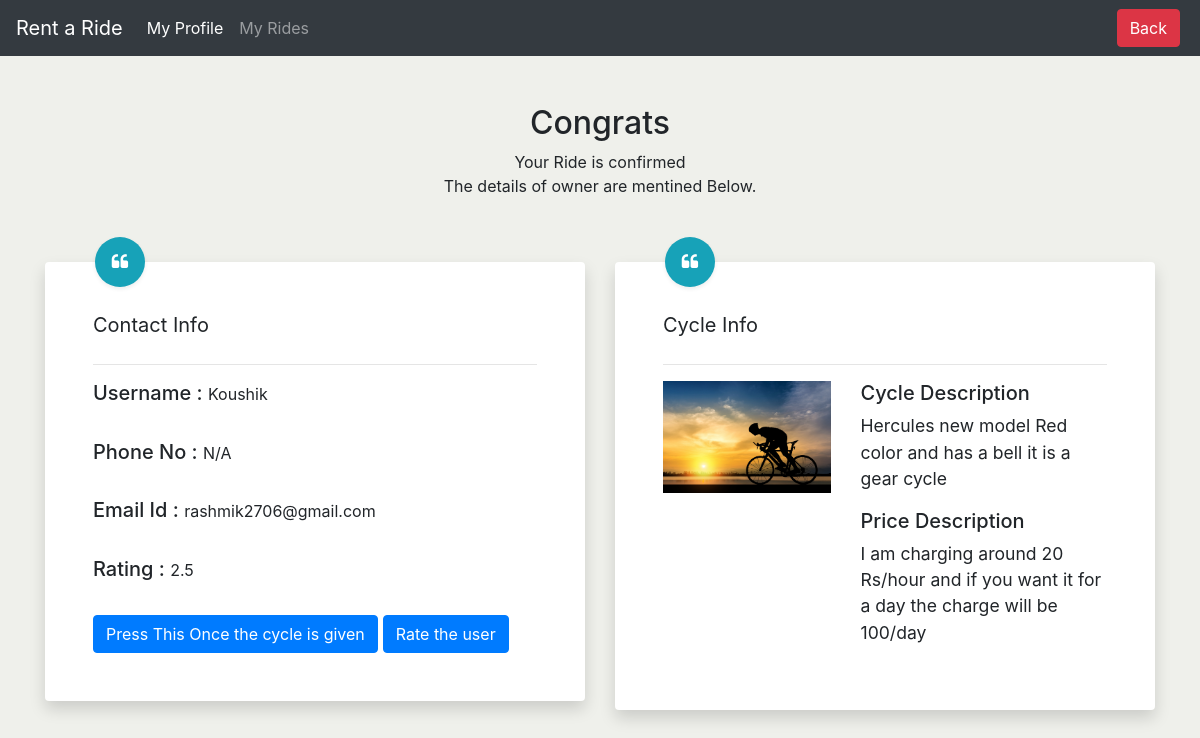
The page /Koushik/Book-a-ride/accept/Koushik/ (signed in) on the database as committed earlier.
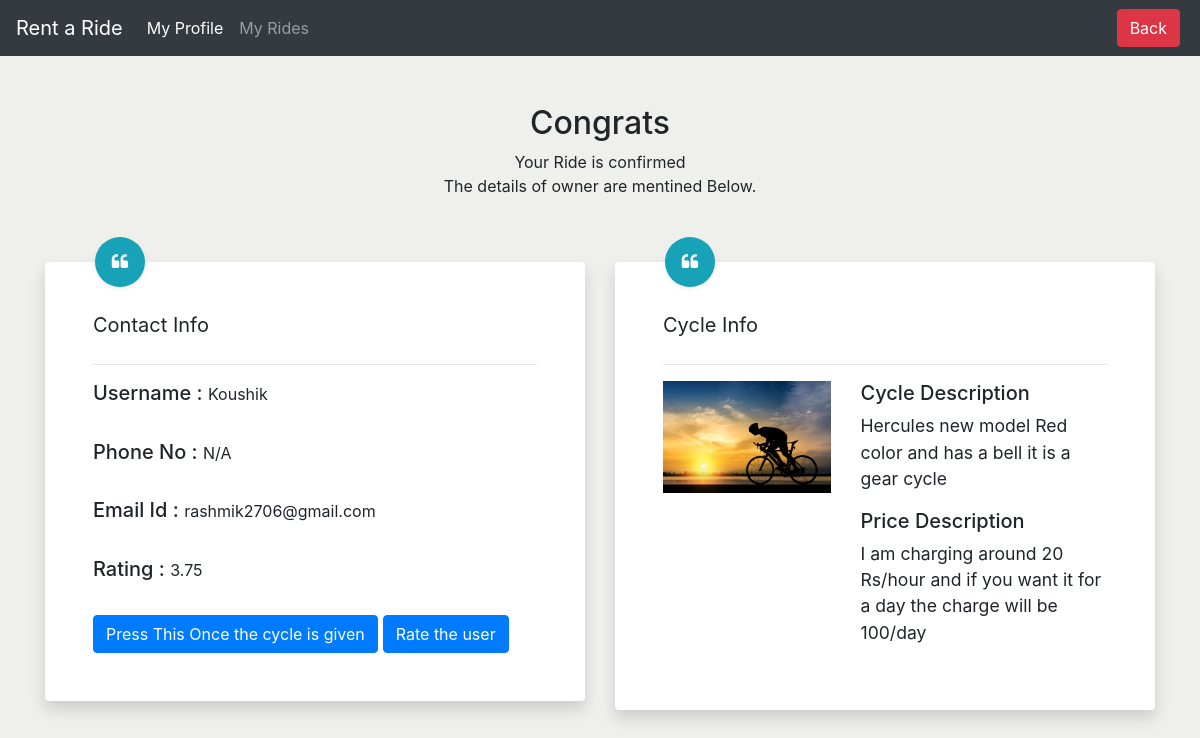
The same page on the database as committed later.
### rentals/models.py (models this page shows, shortened)
class CycleInfo(models.Model):
    username = models.ForeignKey(User,on_delete=models.CASCADE)
    cycle_img = models.ImageField(upload_to='cycles')
    cycle_details = models.TextField()
    cycle_pricing = models.TextField()
    phone_no = models.CharField(max_length=12,default='N/A')
    rating = models.FloatField(default=0)

### rentals/views.py (the view, shortened to what this page needs)
# urls.py: path('<user>/Book-a-ride/accept/<username>/',views.bookingaccept,name='Accepting Status'),
@login_required
def bookingaccept(request,user,username):
    name = User.objects.get(username=user)
    uniq = Booking.objects.filter(username=name)
    x = User.objects.get(username=username)
    name1 = CycleInfo.objects.filter(username=x)
    context = {'username':user,'username1':username,
               'phone_no':name1[0].phone_no,'email':x.email,'cycle_desc':name1[0].cycle_details,
                'cycle_pricing':name1[0].cycle_pricing,'cycle_image':name1[0].cycle_img,'rating':name1[0].rating}
    return render(request,'mutualtake.html',context)

### rentals/templates/mutualtake.html (shortened to what this page needs)
{% extends 'base.html' %}
{% block headings %}
<ul class="navbar-nav mr-auto">
    <li class="nav-item active">
      <a class="nav-link" href="/">My Profile<span class="sr-only">(current)</span></a>
    </li>
    <li class="nav-item ">
      <a class="nav-link" href="/">My Rides<span class="sr-only">(current)</span></a>
    </li>
</ul>
{% endblock %}
{% block button %}
<form class="form-inline my-2 my-lg-0">
    <a href="/{{username}}/Book-a-ride/status" class="btn btn-danger mx-1 my-2 my-sm-0">Back</a>
</form>
{% endblock %}
{% block body %}
<section class="py-5">
    <div class="container">
        <div class="row">
            <div class="col-lg-6 mx-auto">
                <header class="text-center pb-5">
                    <h1 class="h2">Congrats</h1>
                    <p>Your Ride is confirmed <br>The details of owner are mentined Below.</p>
                </header>
            </div>
        </div>
        <div class="row mb-2">
            <div class="col-lg-6 mx-auto">
                <blockquote class="blockquote blockquote-custom bg-white p-5 shadow rounded">
                    <div class="blockquote-custom-icon bg-info shadow-sm"><i class="fa fa-quote-left text-white"></i></div>
                    <div class="d-flex justify-content-between align-items-center mb-4">
                        <p class="lead fw-normal mb-0"><b>Contact Info</b></p>
                    </div>
                      <hr>
                      <h5 class="featurette-heading">Username : <small>{{username1}}</small></h5>
                      <br>
                      <h5 class="featurette-heading">Phone No : <small>{{phone_no}}</small></h5>
                      <br>
                      <h5 class="featurette-heading">Email Id : <small>{{email}}</small></h5>
                      <br>
                      <h5 class="featurette-heading">Rating : <small>{{rating}}</small></h5>
                      <br>
                      <a href="/{{username}}/Book-a-ride/accept/{{username1}}/confirm" class="btn btn-primary ">Press This Once the cycle is given</a>
                      <a href="/{{username}}/Book-a-ride/accept/{{username1}}/review" class="btn btn-primary" >Rate the user</a>
                </blockquote>
            </div>
            <div class="col-lg-6 mx-auto">
                <blockquote class="blockquote blockquote-custom bg-white p-5 shadow rounded">
                    <div class="blockquote-custom-icon bg-info shadow-sm"><i class="fa fa-quote-left text-white"></i></div>
                    <div class="d-flex justify-content-between align-items-center mb-4">
                        <p class="lead fw-normal mb-0"><b>Cycle Info</b></p>
                      </div>
                      <hr>
                    <div class="row featurette">
                        <div class="col-md-7 order-md-2">
                          <h5 class="featurette-heading"> Cycle Description</h5>
                          <p >{{cycle_desc}}</p>
                          <h5 class="featurette-heading"> Price Description</h5>
                          <p >{{cycle_pricing}}</p>
                        </div>
                        <div class="col-md-5 order-md-1">
                            <img src="/media/{{cycle_image}}" alt="Image Description" class="img-fluid mx-auto" width="500" height="500">
                        </div>
                    </div>
                    </div>
            </div>
    </div>
</section>
{% endblock %}

Rows that differ between the two databases and show on the page:
changed CycleInfo "Hercules new model Red color and has a bell it is a gear cycle": rating "2.5" → "3.75"
